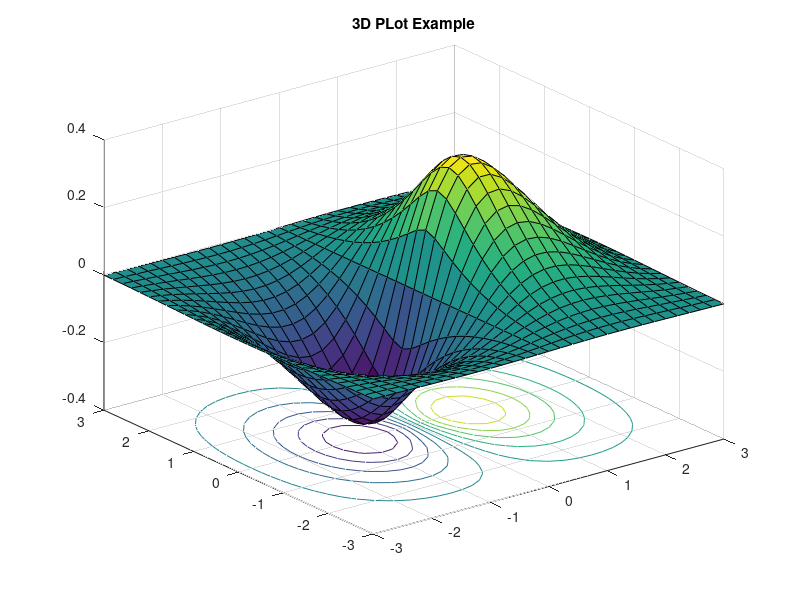

The MATLAB script that drew this image:

%3D Plot Example
x=-3:0.2:3;
y=x;
[X,Y]=meshgrid(x,y);
Z=1.8 .^(-1.5*sqrt(X.^2+Y.^2)).*cos(0.5*Y).*sin(X)
surfc(X,Y,Z);
title('3D PLot Example')